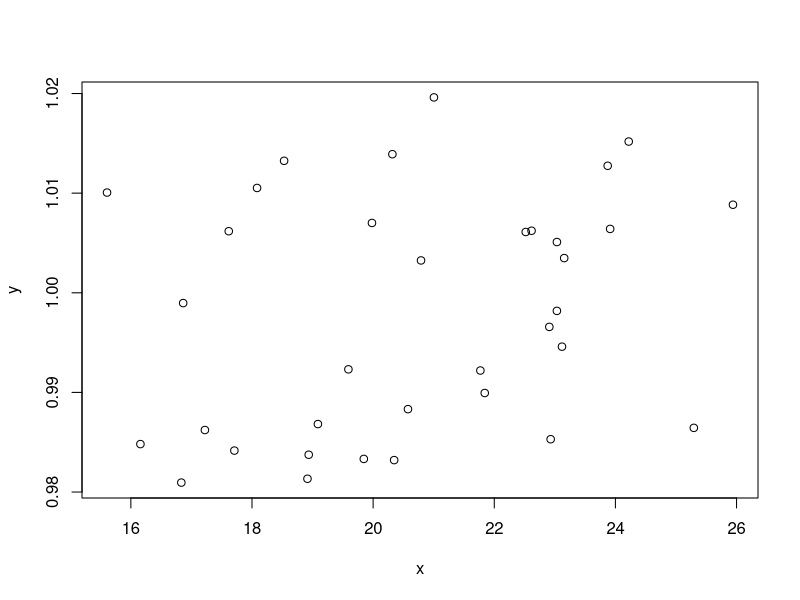
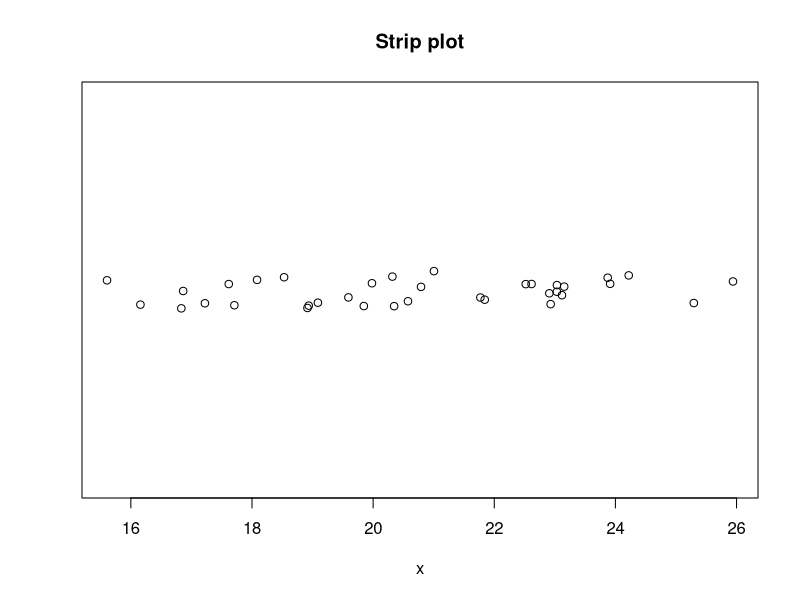
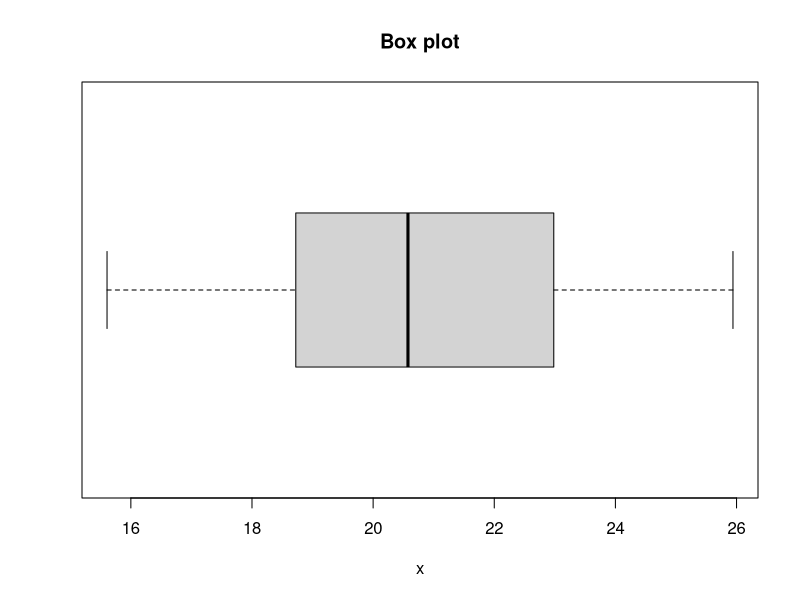
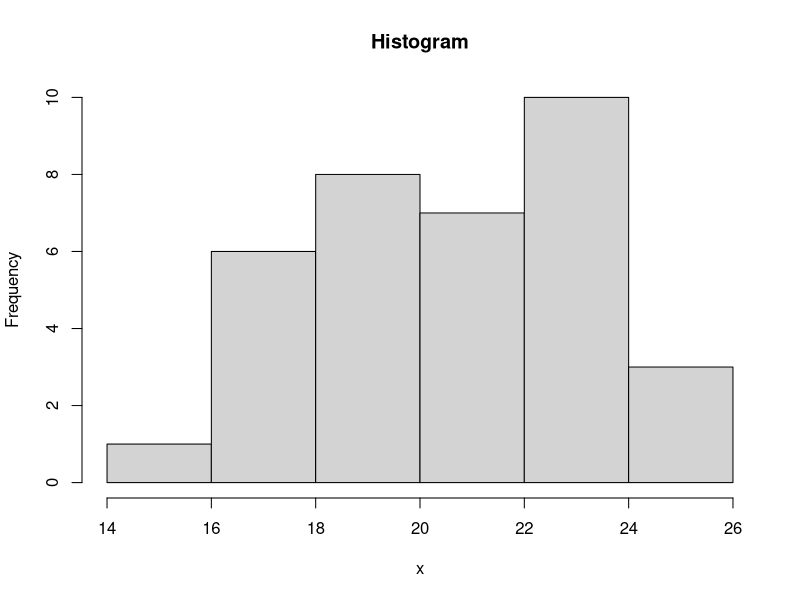
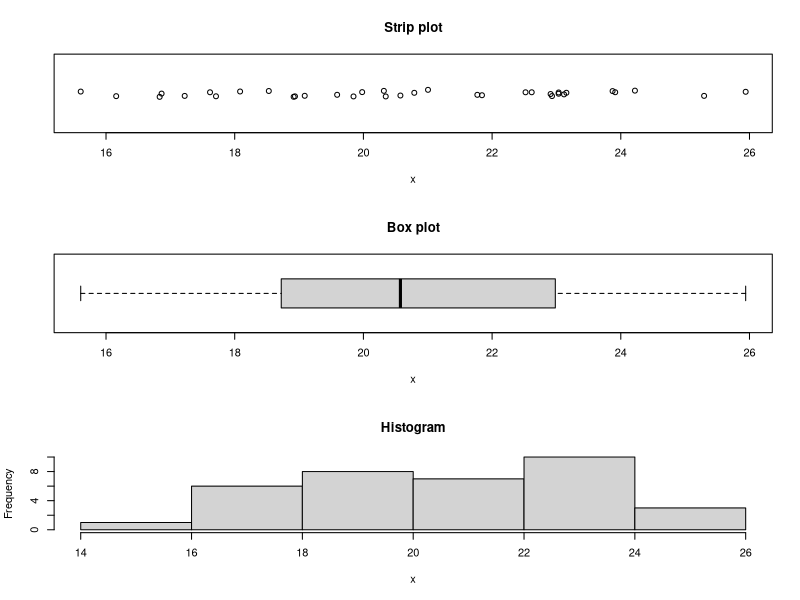

Here is the R script that generated these plots, in order:
# For this training script, we are going to explore three ways of visualizing the data for a single numerical variable.

# Typically, if you want to summarize data for a single numeric variable, there are 3 main ways of doing that: a "strip" plot, a box plot, and a histogram. There is an R function that makes strip plots, but it does not allow for much manipulation of the graphing space. So, we will use the plot() function to make a strip plot.

# Let's generate some numbers to practice with:
x <- rnorm(35,20,3)  # this generates 35 random numbers sampled from a bell-shaped ("normal") distribution of values, centered at 20, and with a spread (standard deviation) of 3

# To add our x values to a graph, we need corresponding y values for every x (every point requires both x and y coordinates). In this case, our graph will have points spread out in a line (a strip, hence "strip plot"): the x values vary, but the y axis values will be the same number so all points are arranged in a horizontal line.
y <- rep(1,35)  # the rep() repeats 1, 35 times
print(y)  # notice you have 35 numbers and each one is 1

# We are also going to wiggle the y values around a little to help us see each point on the graph. We can do this with the jitter() function.
y <- jitter(y)

# Now we will plot the data. We need to specify x and y, as well as the y axis limits. If we leave the y axis at the default setting, our graph looks like this (not a strip of points...):
plot(x, y)

# Let's make the y axis range from 0.8 to 1.2. We will also remove the y axis labels and tick marks because they are meaningless. ylab = NA removes the y axis label and yaxt = "n" removes the tick marks and numbers.
plot(x, y, ylim=c(0.8,1.2), ylab=NA, yaxt="n", main="Strip plot")

# Next we are going to make a boxplot. This one is very straightforward and we don't need to do much coding. The downside of a boxplot is that we can't see all the data points, only summaries of the data.
boxplot(x, horizontal = T, main="Box plot", xlab="x")

# Finally, we will make a histogram.
hist(x, main="Histogram")

# Now we will graph all three graphs in the same space so we can visually compare them. This requires changing the graphing parameters using par() to make three separate spaces in our graphing space, one for each graph (strip plot, boxplot, and histogram). The function par(mfrow=c(3,1)) makes the graphing space have 3 rows and 1 column, allowing us to visualize all three graphs in a vertical stack.
par(mfrow=c(3,1))

# Execute the code for the three graphs again:
# Strip plot
plot(x,y, ylim=c(0.8,1.2), ylab=NA, yaxt="n", main="Strip plot")

# Boxplot
boxplot(x, horizontal = T, main="Box plot", xlab="x")

# Histogram
hist(x, main="Histogram")

# Now change the graphing space back to how it was before, so that there is only one space for one graph (instead of three stacked spaces).
par(mfrow=c(1,1))

# Now it's your turn: visualize the estimated candy bag means collected in the first class session this week, using all three types of graph (strip plot, boxplot, histogram). The data will be available to download as a .csv file on Canvas. Once it's available on Canvas, download the CSV file and move it to your EBIO 1010 project folder. 

# Import the data using the read.csv() function. Refer to your notes from earlier in the semester if you need a reminder about how to do this, or reach out to one of the teaching team members for support. Refer to the training code above for reminders about how to make each type of graph.

# What to submit on Canvas: image of the three candy mean graphs in a single graph space, with original and thoroughly annotated code pasted below. Check the rubric for information about points associated with this assignment.


